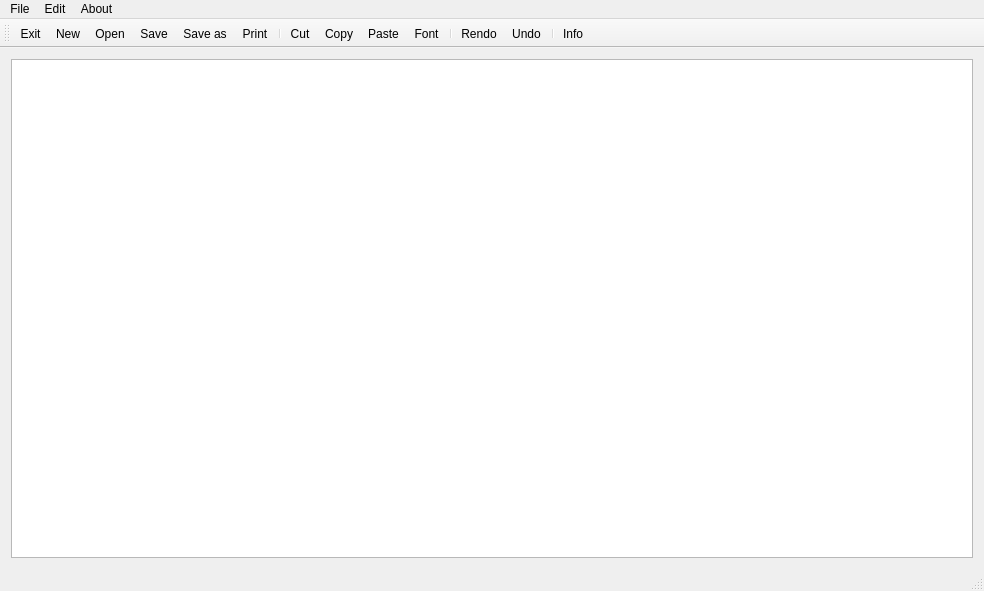
<?xml version="1.0" encoding="UTF-8"?>
<ui version="4.0">
 <class>NotepadDemo</class>
 <widget class="QMainWindow" name="NotepadDemo">
  <property name="geometry">
   <rect>
    <x>0</x>
    <y>0</y>
    <width>984</width>
    <height>591</height>
   </rect>
  </property>
  <property name="windowTitle">
   <string>NotepadDemo</string>
  </property>
  <widget class="QWidget" name="centralWidget">
   <layout class="QVBoxLayout" name="verticalLayout">
    <item>
     <widget class="QTextEdit" name="textEdit"/>
    </item>
   </layout>
  </widget>
  <widget class="QMenuBar" name="menuBar">
   <property name="geometry">
    <rect>
     <x>0</x>
     <y>0</y>
     <width>984</width>
     <height>21</height>
    </rect>
   </property>
   <widget class="QMenu" name="menuFile">
    <property name="title">
     <string>File</string>
    </property>
    <addaction name="actionNew"/>
    <addaction name="actionOpen"/>
    <addaction name="separator"/>
    <addaction name="separator"/>
    <addaction name="actionSave"/>
    <addaction name="actionSave_as"/>
    <addaction name="actionPrint"/>
    <addaction name="actionExit"/>
   </widget>
   <widget class="QMenu" name="menuEdit">
    <property name="title">
     <string>Edit</string>
    </property>
    <addaction name="actionCut"/>
    <addaction name="actionCopy"/>
    <addaction name="actionPaste"/>
    <addaction name="separator"/>
    <addaction name="actionRendo"/>
    <addaction name="actionUndo"/>
    <addaction name="actionFont"/>
   </widget>
   <widget class="QMenu" name="menuAbout">
    <property name="title">
     <string>About</string>
    </property>
    <addaction name="actionInfo"/>
   </widget>
   <addaction name="menuFile"/>
   <addaction name="menuEdit"/>
   <addaction name="menuAbout"/>
  </widget>
  <widget class="QToolBar" name="mainToolBar">
   <attribute name="toolBarArea">
    <enum>TopToolBarArea</enum>
   </attribute>
   <attribute name="toolBarBreak">
    <bool>false</bool>
   </attribute>
   <addaction name="actionExit"/>
   <addaction name="actionNew"/>
   <addaction name="actionOpen"/>
   <addaction name="actionSave"/>
   <addaction name="actionSave_as"/>
   <addaction name="actionPrint"/>
   <addaction name="separator"/>
   <addaction name="actionCut"/>
   <addaction name="actionCopy"/>
   <addaction name="actionPaste"/>
   <addaction name="actionFont"/>
   <addaction name="separator"/>
   <addaction name="actionRendo"/>
   <addaction name="actionUndo"/>
   <addaction name="separator"/>
   <addaction name="actionInfo"/>
  </widget>
  <widget class="QStatusBar" name="statusBar"/>
  <action name="actionNew">
   <property name="icon">
    <iconset resource="resouce.qrc">
     <normaloff>:/rec/Images/new.png</normaloff>:/rec/Images/new.png</iconset>
   </property>
   <property name="text">
    <string>New</string>
   </property>
   <property name="shortcut">
    <string>Ctrl+N</string>
   </property>
  </action>
  <action name="actionOpen">
   <property name="checkable">
    <bool>true</bool>
   </property>
   <property name="icon">
    <iconset>
     <normaloff>Images/open.png</normaloff>Images/open.png</iconset>
   </property>
   <property name="text">
    <string>Open</string>
   </property>
   <property name="shortcut">
    <string>Ctrl+O</string>
   </property>
  </action>
  <action name="actionSave">
   <property name="icon">
    <iconset resource="resouce.qrc">
     <normaloff>:/rec/Images/save.png</normaloff>:/rec/Images/save.png</iconset>
   </property>
   <property name="text">
    <string>Save</string>
   </property>
   <property name="shortcut">
    <string>Ctrl+S</string>
   </property>
  </action>
  <action name="actionSave_as">
   <property name="icon">
    <iconset resource="resouce.qrc">
     <normaloff>:/rec/Images/save_as.png</normaloff>:/rec/Images/save_as.png</iconset>
   </property>
   <property name="text">
    <string>Save as</string>
   </property>
   <property name="shortcut">
    <string>Ctrl+A, Ctrl+S</string>
   </property>
  </action>
  <action name="actionCut">
   <property name="icon">
    <iconset resource="resouce.qrc">
     <normaloff>:/rec/Images/cut.png</normaloff>:/rec/Images/cut.png</iconset>
   </property>
   <property name="text">
    <string>Cut</string>
   </property>
   <property name="shortcut">
    <string>Ctrl+X</string>
   </property>
  </action>
  <action name="actionCopy">
   <property name="icon">
    <iconset resource="resouce.qrc">
     <normaloff>:/rec/Images/copy.png</normaloff>:/rec/Images/copy.png</iconset>
   </property>
   <property name="text">
    <string>Copy</string>
   </property>
   <property name="shortcut">
    <string>Ctrl+C</string>
   </property>
  </action>
  <action name="actionPaste">
   <property name="icon">
    <iconset resource="resouce.qrc">
     <normaloff>:/rec/Images/paste.png</normaloff>:/rec/Images/paste.png</iconset>
   </property>
   <property name="text">
    <string>Paste</string>
   </property>
   <property name="shortcut">
    <string>Ctrl+V</string>
   </property>
  </action>
  <action name="actionRendo">
   <property name="icon">
    <iconset resource="resouce.qrc">
     <normaloff>:/rec/Images/edit_redo.png</normaloff>:/rec/Images/edit_redo.png</iconset>
   </property>
   <property name="text">
    <string>Rendo</string>
   </property>
   <property name="shortcut">
    <string>Ctrl+Y</string>
   </property>
  </action>
  <action name="actionUndo">
   <property name="icon">
    <iconset resource="resouce.qrc">
     <normaloff>:/rec/Images/edit_undo.png</normaloff>:/rec/Images/edit_undo.png</iconset>
   </property>
   <property name="text">
    <string>Undo</string>
   </property>
   <property name="shortcut">
    <string>Ctrl+Z</string>
   </property>
  </action>
  <action name="actionFont">
   <property name="icon">
    <iconset resource="resouce.qrc">
     <normaloff>:/rec/Images/font.png</normaloff>:/rec/Images/font.png</iconset>
   </property>
   <property name="text">
    <string>Font</string>
   </property>
   <property name="shortcut">
    <string>Ctrl+G</string>
   </property>
  </action>
  <action name="actionPrint">
   <property name="icon">
    <iconset resource="resouce.qrc">
     <normaloff>:/rec/Images/print.png</normaloff>:/rec/Images/print.png</iconset>
   </property>
   <property name="text">
    <string>Print</string>
   </property>
   <property name="shortcut">
    <string>Ctrl+P</string>
   </property>
  </action>
  <action name="actionExit">
   <property name="icon">
    <iconset resource="resouce.qrc">
     <normaloff>:/rec/Images/exit.png</normaloff>:/rec/Images/exit.png</iconset>
   </property>
   <property name="text">
    <string>Exit</string>
   </property>
   <property name="shortcut">
    <string>Ctrl+Q</string>
   </property>
  </action>
  <action name="actionInfo">
   <property name="icon">
    <iconset resource="resouce.qrc">
     <normaloff>:/rec/Images/info.png</normaloff>:/rec/Images/info.png</iconset>
   </property>
   <property name="text">
    <string>Info</string>
   </property>
   <property name="shortcut">
    <string>Ctrl+I</string>
   </property>
  </action>
 </widget>
 <layoutdefault spacing="6" margin="11"/>
 <resources>
  <include location="resouce.qrc"/>
 </resources>
 <connections/>
</ui>
